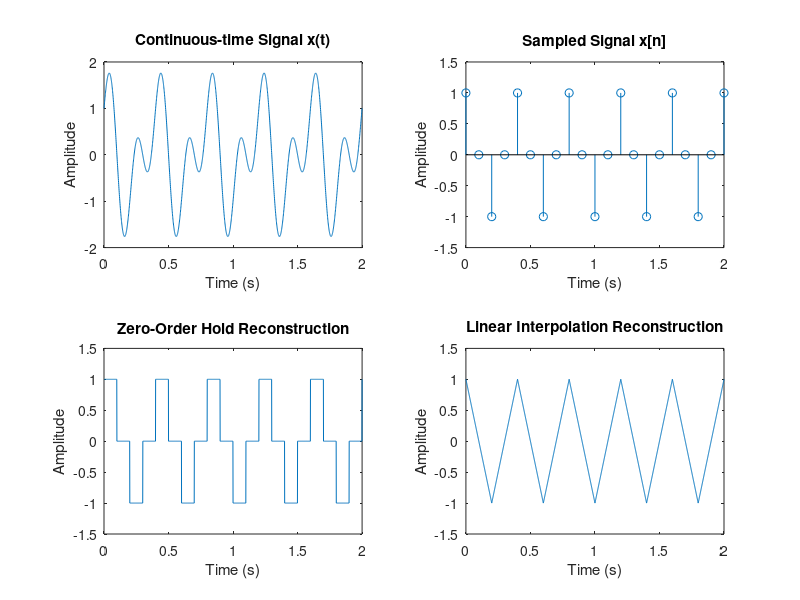

This figure's MATLAB source: (Note: this script raises an error after producing the figure.)
t_fine = 0:0.001:2;
x_t = cos(5*pi*t_fine) + sin(10*pi*t_fine);
Ts = 0.1;
t_samples = 0:Ts:2;
x_n = cos(5*pi*t_samples) + sin(10*pi*t_samples);
y1= interp1(t_samples, x_n, t_fine, 'previous');
y2 = interp1(t_samples, x_n, t_fine, 'linear');
figure;

subplot(2, 2, 1);
plot(t_fine, x_t);
title('Continuous-time Signal x(t)');
xlabel('Time (s)');
ylabel('Amplitude');

subplot(2, 2, 2);
stem(t_samples, x_n);
title('Sampled Signal x[n]');
xlabel('Time (s)');
ylabel('Amplitude');

subplot(2, 2, 3);
plot(t_fine, y1);
title('Zero-Order Hold Reconstruction');
xlabel('Time (s)');
ylabel('Amplitude');

subplot(2, 2, 4);
plot(t_fine, y2);
title('Linear Interpolation Reconstruction');
xlabel('Time (s)');
ylabel('Amplitude');

sgtitle('Signal Sampling and Reconstruction');
